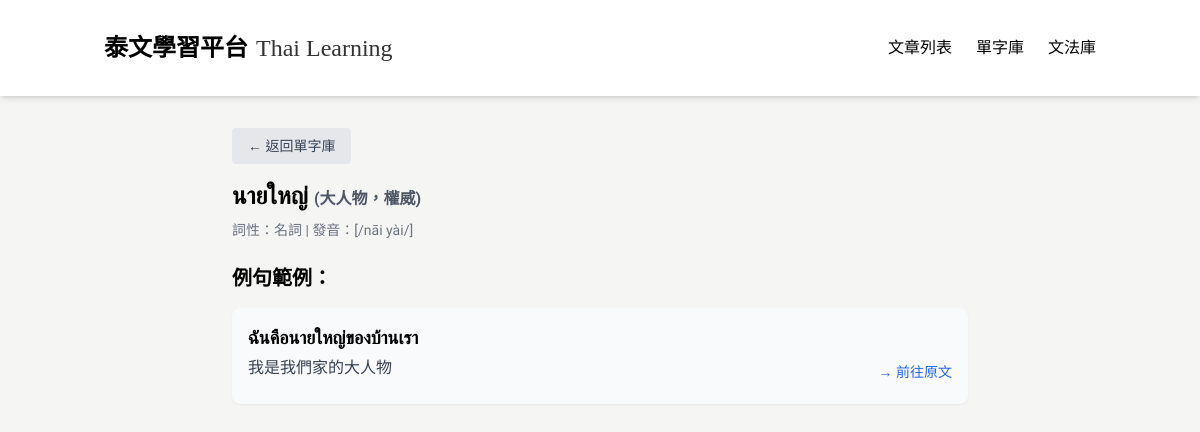
Before: /word/455 with the older database file.
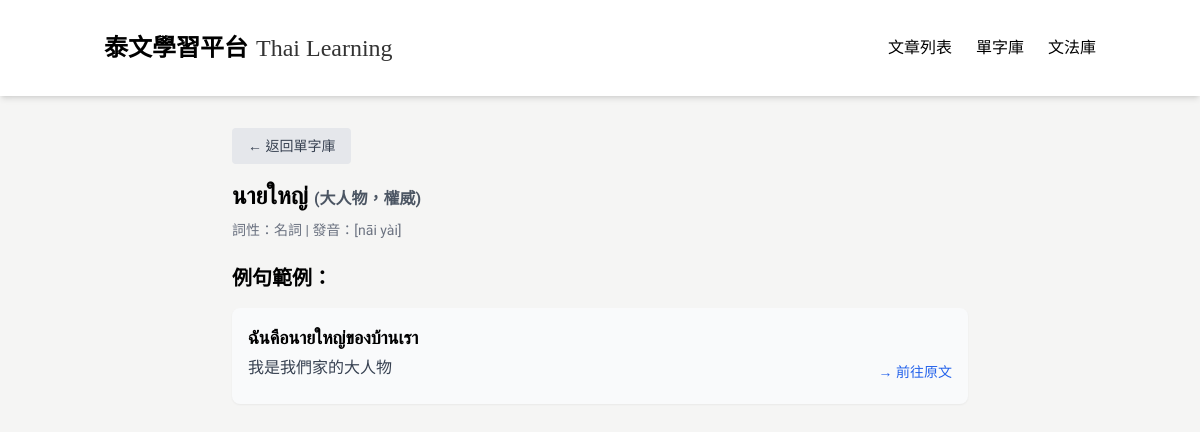
After: the same page with the newer database file.
### tables this page shows
CREATE TABLE Word (
            id INTEGER PRIMARY KEY AUTOINCREMENT,
            thai TEXT,
            chinese TEXT,
            type TEXT,
            pronunciation TEXT,
            articleId INTEGER,
            createdAt TEXT,
            updatedAt TEXT
        );

CREATE TABLE WordExample (
    id INTEGER PRIMARY KEY AUTOINCREMENT,
    thai TEXT NOT NULL,
    chinese TEXT NOT NULL,
    wordId INTEGER NOT NULL,
    createdAt TEXT NOT NULL,
    updatedAt TEXT NOT NULL, articleId INTEGER REFERENCES Article(id),
    FOREIGN KEY (wordId) REFERENCES Word(id)
);

### app_sqlite.py (the view)
@app.route('/word/<int:word_id>')
def word_detail(word_id):
    conn = get_db_connection()
    word = conn.execute('SELECT * FROM Word WHERE id = ?', (word_id,)).fetchone()
    articles = conn.execute("""
        SELECT Article.*
        FROM Article
        JOIN WordArticle ON Article.id = WordArticle.articleId
        WHERE WordArticle.wordId = ? AND Article.status = 'published'
        ORDER BY Article.createdAt DESC
    """, (word_id,)).fetchall()
    examples = conn.execute("""
        SELECT * FROM WordExample
        WHERE wordId = ?
        ORDER BY createdAt DESC
    """, (word_id,)).fetchall()
    conn.close()
    return render_template('word_detail.html', word=word, articles=articles, examples=examples)

### app_sqlite.py (called while the page is built)
def get_db_connection():
    base_path = os.path.dirname(os.path.abspath(__file__))
    db_path = os.path.join(base_path, 'data.db')
    conn = sqlite3.connect(db_path)  # SQLite 檔名
    conn.row_factory = sqlite3.Row     # 讓取出的資料像字典一樣操作
    return conn

### templates/word_detail.html (shortened to what this page needs)
<!DOCTYPE html>
<html lang="zh-TW">
<head>
  <script src="https://cdn.tailwindcss.com"></script>
</head>
<body>
  <nav class="bg-white shadow-md sticky top-0 z-50">
    <div class="container mx-auto px-4 py-4">
      <div class="flex justify-between items-center py-4">
        <div class="flex items-center space-x-2">
          <a href="/" class="flex items-end space-x-2">
            <span class="nav-title text-2xl font-bold text-black">泰文學習平台</span>
            <span class="nav-subtitle text-2xl text-black/80 self-end">Thai Learning</span>
          </a>
        </div>
        <div class="hidden md:flex space-x-6">
          <a href="/" class="tab-btn active-tab text-black hover:text-gray-700" data-tab="articles">文章列表</a>
          <a href="/vocabulary" class="text-black hover:text-gray-700">單字庫</a>
          <a href="/grammar" class="text-black hover:text-gray-700">文法庫</a>
        </div>
      </div>
    </div>
  </nav>
<div class="max-w-3xl mx-auto px-4 py-8">
  <div class="mb-4">
    <a href="/vocabulary" class="inline-block px-4 py-2 bg-gray-200 text-gray-700 rounded hover:bg-gray-300 text-sm">
      ← 返回單字庫
    </a>
  </div>
  <h1 class="text-2xl font-bold mb-2">{{ word.thai }} <span class="text-base text-gray-600">({{ word.chinese }})</span></h1>
  <p class="text-sm text-gray-500 mb-6">詞性：{{ word.type }} | 發音：[{{ word.pronunciation }}]</p>
  <h2 class="text-xl font-semibold mb-4">例句範例：</h2>
  <ul class="space-y-4">
    {% for example in examples %}
    <li class="bg-gray-50 p-4 rounded-lg shadow-sm">
      <p class="thai-text text-lg font-semibold mb-1">{{ example.thai }}</p>
      <div class="flex justify-between items-center">
        <p class="text-gray-700 mb-2">{{ example.chinese }}</p>
        {% if example.articleId %}
          <a href="/article/{{ example.articleId }}" class="text-sm text-blue-600 hover:underline ml-4 whitespace-nowrap">→ 前往原文</a>
        {% else %}
          <span class="text-sm text-gray-400 ml-4 whitespace-nowrap">無原文連結</span>
        {% endif %}
      </div>
    </li>
    {% else %}
    <li class="text-gray-400">目前尚無例句</li>
    {% endfor %}
  </ul>
</div>
</body>
</html>

### templates/word_detail.html (style rules this page uses)
:root { --main-color: #FCD34D; --main-color-hover: #FBBF24; --main-color-light: #FFFDEA; --main-color-light-hover: #FEF3C7; --main-color-bg: #ffffff; --main-color-dark: #1F2937; --main-color-darker: #111827; }
body { font-family: 'Noto Sans TC', 'Sarabun', sans-serif; background-color: #F5F5F4; }
.thai-text { font-family: 'Sarabun', sans-serif; }
.nav-title { font-family: 'Jin Xuan', '金萱體', 'Noto Sans TC', sans-serif; font-weight: bold; }
.nav-subtitle { font-family: 'Times New Roman', serif; font-size: 1.5rem; line-height: 2rem; }

Changed rows visible on the page:
changed Word "นายใหญ่": pronunciation "/nāi yài/" → "nāi yài"
